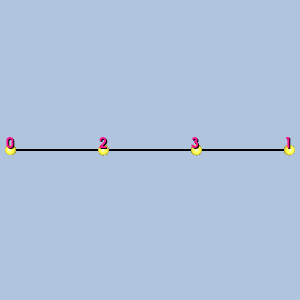

Generate this figure with Python:
#!/usr/bin/env python

# Render a single cubic line isoparametric cell with vertex-ordering
# labels and gold sphere glyphs at the vertices.

# Factory overrides: importing these modules registers the OpenGL rendering
# and interaction style implementations for vtkRenderingCore factory classes.
import vtkmodules.vtkInteractionStyle  # noqa: F401
import vtkmodules.vtkRenderingOpenGL2  # noqa: F401
# VTK pipeline classes used in this example
from vtkmodules.vtkCommonCore import vtkPoints
from vtkmodules.vtkCommonDataModel import (
    vtkCubicLine,
    vtkUnstructuredGrid,
)
from vtkmodules.vtkFiltersSources import vtkSphereSource
from vtkmodules.vtkRenderingCore import (
    vtkActor,
    vtkActor2D,
    vtkDataSetMapper,
    vtkGlyph3DMapper,
    vtkProperty,
    vtkRenderWindow,
    vtkRenderWindowInteractor,
    vtkRenderer,
    vtkTextProperty,
)
from vtkmodules.vtkRenderingLabel import vtkLabeledDataMapper

# Colors (normalized RGB)
gold_rgb = (1.0, 0.843, 0.0)
yellow_rgb = (1.0, 1.0, 0.0)
deep_pink_rgb = (1.0, 0.078, 0.576)
background_rgb = (0.690, 0.769, 0.871)

# Cell: build from parametric coordinates
cell = vtkCubicLine()
pc = cell.GetParametricCoords()
for i in range(cell.GetNumberOfPoints()):
    cell.GetPointIds().SetId(i, i)
    cell.GetPoints().SetPoint(i, pc[3 * i], pc[3 * i + 1], pc[3 * i + 2])

# Unstructured grid
grid = vtkUnstructuredGrid()
grid.SetPoints(cell.GetPoints())
grid.InsertNextCell(cell.GetCellType(), cell.GetPointIds())

# Center the cell at the origin
bounds = grid.GetBounds()
pts = grid.GetPoints()
new_pts = vtkPoints()
new_pts.SetNumberOfPoints(pts.GetNumberOfPoints())
for i in range(pts.GetNumberOfPoints()):
    px, py, pz = pts.GetPoint(i)
    new_pts.SetPoint(i, px - (bounds[0] + bounds[1]) / 2.0,
                     py - (bounds[2] + bounds[3]) / 2.0,
                     pz - (bounds[4] + bounds[5]) / 2.0)
grid.SetPoints(new_pts)

# Cell surface: wireframe for 1D cells
wireframe_property = vtkProperty()
wireframe_property.SetRepresentationToWireframe()
wireframe_property.SetLineWidth(2)
wireframe_property.SetOpacity(1)
wireframe_property.SetColor(0.0, 0.0, 0.0)

mapper = vtkDataSetMapper()
mapper.SetInputData(grid)
actor = vtkActor()
actor.SetMapper(mapper)
actor.SetProperty(wireframe_property)

# Vertex labels
label_text_property = vtkTextProperty()
label_text_property.BoldOn()
label_text_property.ShadowOn()
label_text_property.SetJustificationToCentered()
label_text_property.SetColor(deep_pink_rgb)
label_text_property.SetFontSize(14)

label_mapper = vtkLabeledDataMapper()
label_mapper.SetInputData(grid)
label_mapper.SetLabelTextProperty(label_text_property)
label_actor = vtkActor2D()
label_actor.SetMapper(label_mapper)

# Vertex glyphs: gold spheres
sphere = vtkSphereSource()
sphere.SetPhiResolution(21)
sphere.SetThetaResolution(21)
sphere.SetRadius(0.04)

glyph_mapper = vtkGlyph3DMapper()
glyph_mapper.SetInputData(grid)
glyph_mapper.SetSourceConnection(sphere.GetOutputPort())
glyph_mapper.ScalingOn()
glyph_mapper.ScalarVisibilityOff()

point_glyph_property = vtkProperty()
point_glyph_property.SetAmbientColor(gold_rgb)
point_glyph_property.SetDiffuseColor(yellow_rgb)
point_glyph_property.SetSpecularColor(1.0, 1.0, 1.0)
point_glyph_property.SetSpecular(0.5)
point_glyph_property.SetDiffuse(0.7)
point_glyph_property.SetAmbient(0.5)
point_glyph_property.SetSpecularPower(20.0)
point_glyph_property.SetOpacity(1.0)

glyph_actor = vtkActor()
glyph_actor.SetMapper(glyph_mapper)
glyph_actor.SetProperty(point_glyph_property)

# Renderer
renderer = vtkRenderer()
renderer.AddActor(actor)
renderer.AddActor(label_actor)
renderer.AddActor(glyph_actor)
renderer.SetBackground(background_rgb)

# Window
render_window = vtkRenderWindow()
render_window.AddRenderer(renderer)
render_window.SetWindowName("isoparametric cell cubic line")
render_window.SetMultiSamples(0)
render_window.SetSize(300, 300)

# Interactor
render_window_interactor = vtkRenderWindowInteractor()
render_window_interactor.SetRenderWindow(render_window)

# Scene: configure the camera
renderer.ResetCamera()

render_window_interactor.Initialize()
render_window_interactor.Start()
